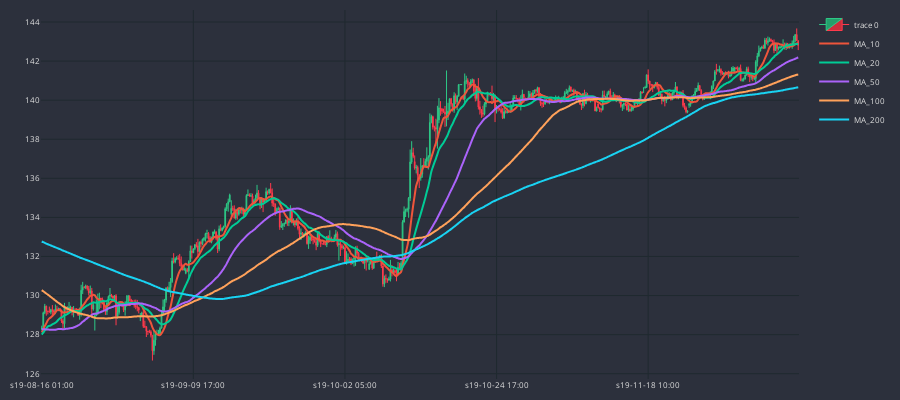

Notebook code cell kept with this figure:
### Code cell
cp.show_plot(line_traces=traces)

### Figure 1 — Plotly figure (JSON) as saved in the notebook; plotly's stock layout.template omitted (floating-point values rounded to 4 significant figures; data arrays with more than 128 entries replaced by an {"elided": "..."} marker saying what was removed)
{"data": [{"close": {"elided": "500 float values"}, "decreasing": {"fillcolor": "#CC2E3C", "line": {"color": "#FF3A4C"}}, "high": {"elided": "500 float values"}, "increasing": {"fillcolor": "#24A06B", "line": {"color": "#2EC886"}}, "line": {"width": 1}, "low": {"elided": "500 float values"}, "opacity": 1, "open": {"elided": "500 float values"}, "type": "candlestick", "x": {"elided": "500 str values"}}, {"line": {"shape": "spline", "width": 2}, "name": "MA_10", "type": "scatter", "x": {"elided": "500 str values"}, "y": {"elided": "500 float values"}}, {"line": {"shape": "spline", "width": 2}, "name": "MA_20", "type": "scatter", "x": {"elided": "500 str values"}, "y": {"elided": "500 float values"}}, {"line": {"shape": "spline", "width": 2}, "name": "MA_50", "type": "scatter", "x": {"elided": "500 str values"}, "y": {"elided": "500 float values"}}, {"line": {"shape": "spline", "width": 2}, "name": "MA_100", "type": "scatter", "x": {"elided": "500 str values"}, "y": {"elided": "500 float values"}}, {"line": {"shape": "spline", "width": 2}, "name": "MA_200", "type": "scatter", "x": {"elided": "500 str values"}, "y": {"elided": "500 float values"}}], "layout": {"font": {"color": "#e1e1e1", "size": 8}, "height": 400, "margin": {"b": 10, "l": 10, "r": 10, "t": 10}, "paper_bgcolor": "#2c303c", "plot_bgcolor": "#2c303c", "width": 900, "xaxis": {"gridcolor": "#1f292f", "nticks": 5, "rangeslider": {"visible": false}}, "yaxis": {"gridcolor": "#1f292f"}}}
